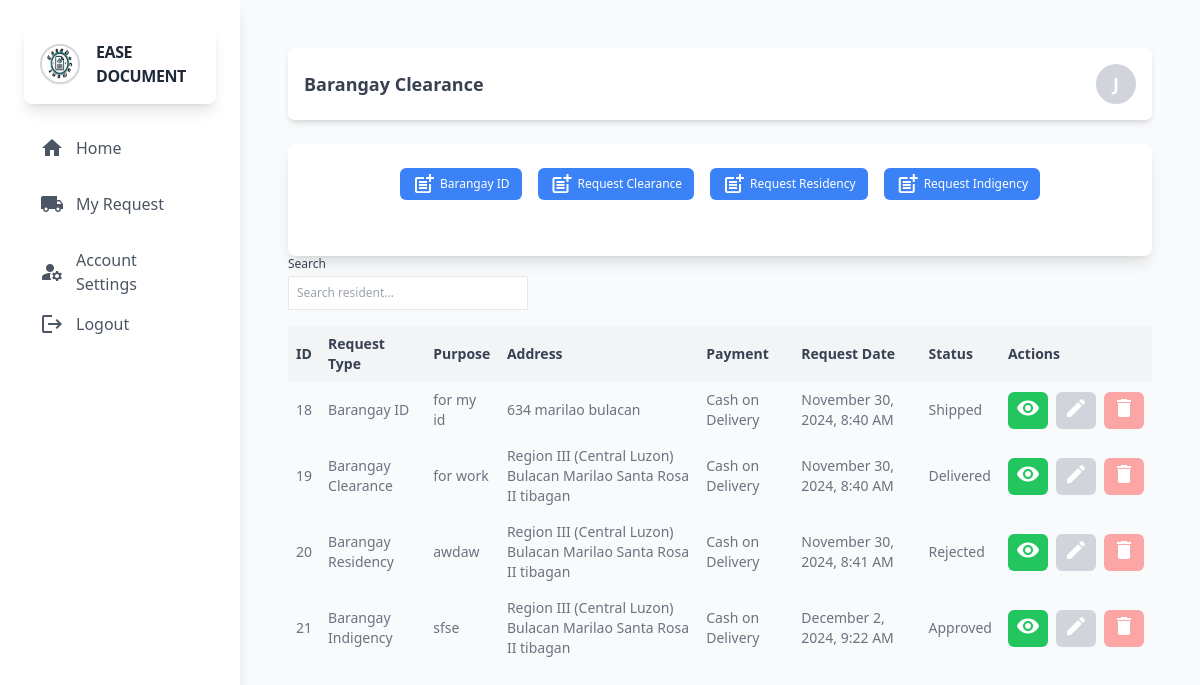
Page /resident/MyRequest.php (signed in) on the earlier database version.
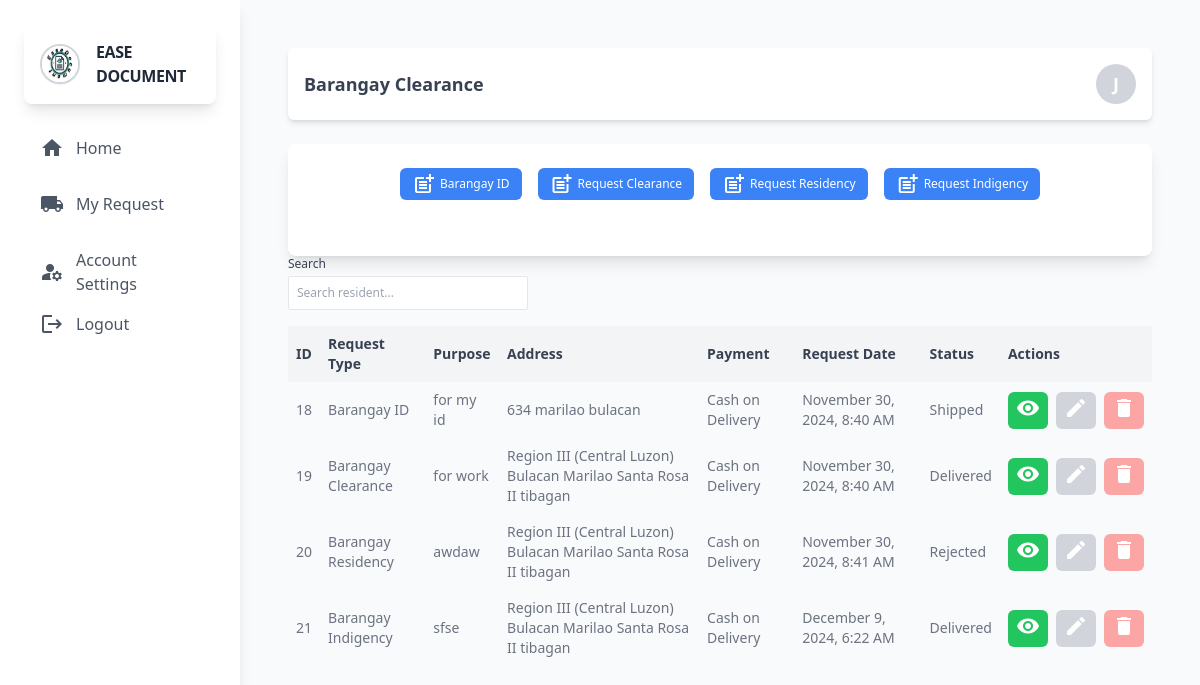
Same page on the later database version.
### tables this page shows
CREATE TABLE `centralize_request` (
  `cr_id` int(11) NOT NULL,
  `cr_code` varchar(60) NOT NULL,
  `cr_1X1_pic` varchar(255) DEFAULT NULL,
  `cr_Signature` varchar(255) DEFAULT NULL,
  `cr_purpose` text NOT NULL,
  `cr_price` decimal(10,2) NOT NULL,
  `cr_shipping_fee` decimal(10,3) NOT NULL,
  `cr_total` decimal(10,3) NOT NULL,
  `cr_address` varchar(255) NOT NULL,
  `cr_payment` varchar(60) NOT NULL,
  `cr_validId` varchar(255) NOT NULL,
  `cr_proofResidency` varchar(255) DEFAULT NULL,
  `cr_r_id` int(11) NOT NULL,
  `cr_formtype` varchar(60) NOT NULL,
  `cr_request_date` timestamp NOT NULL DEFAULT current_timestamp() ON UPDATE current_timestamp(),
  `cr_status` varchar(60) NOT NULL DEFAULT 'Pending'
);

### resident/backend/db.php (called while the page is built, shortened)
<?php
class db_connect
{
    public $host = db_host;
    public $user = db_user;
    public $pass = db_pass;
    public $name = db_name;
    public function connect()
    {
        try {
            $this->conn = new mysqli($this->host, $this->user, $this->pass, $this->name);
        } catch (\Throwable $th) {
            header("Location:setup.php");
        }
    }
}

### resident/backend/class.php (called while the page is built, shortened)
<?php
include ('db.php');
class global_class extends db_connect
{
    public function fetch_all_clearance_request($r_id){
        $query = "SELECT * FROM centralize_request WHERE cr_r_id = '$r_id'";
        $result = $this->conn->query($query);
        $items = [];
        if ($result && $result->num_rows > 0) {
            while ($row = $result->fetch_assoc()) {
                $items[] = $row;
            }
        }
        return $items;
    }
}
?>

### resident/backend/end-points/request_list.php (the view, shortened to what this page needs)
<?php
$fetch_all_clearance_request = $db->fetch_all_clearance_request($r_id);
if ($fetch_all_clearance_request): ?>
    <?php foreach ($fetch_all_clearance_request as $request):
       if($request['cr_status']=='Pending'){
        $editFunction = "";
        $tailwindclassEdit = "bg-gray-500 text-white py-1 px-2 text-sm rounded-md hover:bg-gray-600 focus:outline-none focus:ring-2 focus:ring-gray-400 focus:ring-opacity-75";
        $tailwindclassCancel = "bg-red-500 text-white py-1 px-2 text-sm rounded-md hover:bg-red-600 focus:outline-none focus:ring-2 focus:ring-red-400 focus:ring-opacity-75";
        } else {
        $editFunction = "disabled";
        $tailwindclassEdit = "bg-gray-300 text-white py-1 px-2 text-sm rounded-md";
        $tailwindclassCancel = "bg-red-300 text-white py-1 px-2 text-sm rounded-md";
       }
        ?>
      <tr>
    <td class="p-2"><?= $request['cr_id']; ?></td>
    <td class="p-2"><?= $request['cr_formtype']; ?></td>
    <td class="p-2"><?= $request['cr_purpose']; ?></td>
    <td class="p-2"><?= $request['cr_address']; ?></td>
    <td class="p-2"><?= $request['cr_payment']; ?></td>
    <td class="p-2">
        <?= (new DateTime($request['cr_request_date']))->format('F j, Y, g:i A'); ?>
    </td>
    <td class="p-2"><?= $request['cr_status']; ?></td>
    <td class="p-2">
        <div class="overflow-x-auto whitespace-nowrap">
            <div class="inline-flex gap-2">
                <button class="viewResidentModal bg-green-500 text-white py-1 px-2 text-sm rounded-md hover:bg-green-600 focus:outline-none focus:ring-2 focus:ring-green-400 focus:ring-opacity-75">
                    <span class="material-icons text-sm">visibility</span>
                </button>
                <button <?=$editFunction?> class="<?=$tailwindclassEdit?>">
                    <span class="material-icons text-sm" >edit</span>
                </button>
                <button <?=$editFunction?> class="<?=$tailwindclassCancel?>">
                    <span class="material-icons text-sm">delete</span>
                </button>
            </div>
        </div>
    </td>
</tr>
    <?php endforeach; ?>
<?php else: ?>
    <tr>
        <td colspan="5" class="p-2">No record found.</td>
    </tr>
<?php endif; ?>

Differences in the rows shown:
changed centralize_request "Barangay Indigency": cr_request_date "December 2, 2024, 9:22 AM" → "December 9, 2024, 6:22 AM"; cr_status "Approved" → "Delivered"
